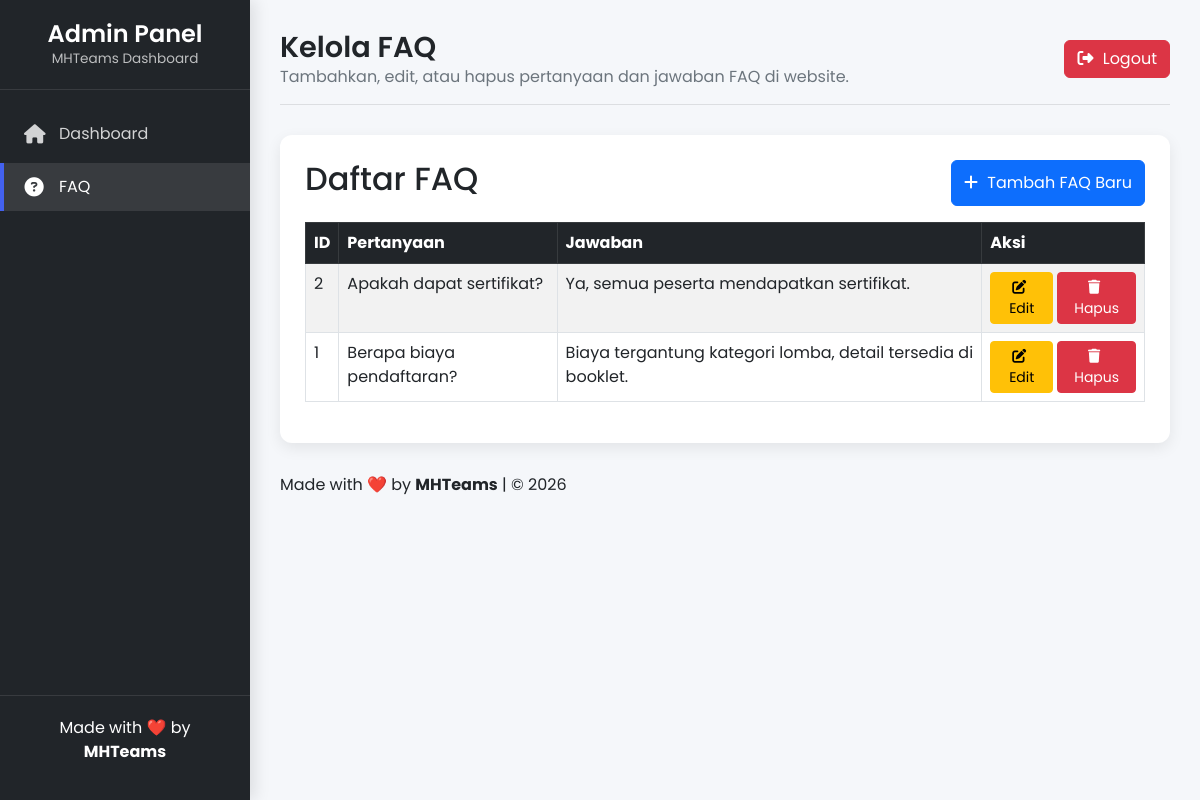
/admin/faq.php (signed in), run on the app's committed database.
### tables this page shows
CREATE TABLE faq (
            id INTEGER PRIMARY KEY AUTOINCREMENT,
            question TEXT NOT NULL,
            answer TEXT NOT NULL
        );

### admin/faq.php (the view, shortened to what this page needs)
<?php
include "../config.php";
$faqs = $conn->query("SELECT * FROM faq ORDER BY id DESC")->fetchAll(PDO::FETCH_ASSOC);
?>
<!DOCTYPE html>
<html lang="id">
<head>
    <link href="https://cdn.jsdelivr.net/npm/bootstrap@5.3.0/dist/css/bootstrap.min.css" rel="stylesheet">
    <link rel="stylesheet" href="https://cdnjs.cloudflare.com/ajax/libs/font-awesome/6.5.1/css/all.min.css">
</head>
<body>
<div class="admin-container">
    <div class="sidebar" id="sidebar">
        <div class="sidebar-header">
            <h3>Admin Panel</h3>
            <p>MHTeams Dashboard</p>
        </div>
        <div class="sidebar-menu">
            <ul>
                <li><a href="dashboard.php"><i class="fas fa-home"></i> Dashboard</a></li>
                <li><a href="faq.php" class="active"><i class="fas fa-question-circle"></i> FAQ</a></li>
            </ul>
        </div>
        <div class="sidebar-footer">
            <p>Made with ❤️ by <strong>MHTeams</strong></p>
        </div>
    </div>
    <div class="main-content">
        <div class="header">
            <div class="welcome-text">
                <h1>Kelola FAQ</h1>
                <p>Tambahkan, edit, atau hapus pertanyaan dan jawaban FAQ di website.</p>
            </div>
            <div class="user-info">
                <a href="logout.php" class="btn btn-danger"><i class="fas fa-right-from-bracket"></i> Logout</a>
            </div>
        </div>
        <div class="page-content">
            <div class="d-flex justify-content-between mb-3">
                <h2>Daftar FAQ</h2>
                <button class="btn btn-primary" data-bs-toggle="modal" data-bs-target="#addModal">
                    <i class="fas fa-plus"></i> Tambah FAQ Baru
                </button>
            </div>
            <?php if(count($faqs) > 0): ?>
            <table class="table table-bordered table-striped">
                <thead class="table-dark">
                    <tr>
                        <th>ID</th>
                        <th>Pertanyaan</th>
                        <th>Jawaban</th>
                        <th>Aksi</th>
                    </tr>
                </thead>
                <tbody>
                    <?php foreach($faqs as $f): ?>
                    <tr>
                        <td><?= $f['id'] ?></td>
                        <td><?= htmlspecialchars($f['question']) ?></td>
                        <td><?= htmlspecialchars($f['answer']) ?></td>
                        <td>
                            <div class="d-flex gap-1">
                                <button class="btn btn-warning btn-sm" data-bs-toggle="modal" data-bs-target="#editModal<?= $f['id'] ?>">
                                    <i class="fas fa-edit"></i> Edit
                                </button>
                                <form method="post" class="d-inline" onsubmit="return confirm('Yakin ingin menghapus FAQ ini?');">
                                    <button class="btn btn-danger btn-sm"><i class="fas fa-trash"></i> Hapus</button>
                                </form>
                            </div>
                        </td>
                    </tr>
                    <?php endforeach; ?>
                </tbody>
            </table>
            <?php endif; ?>
        </div>
        <div class="footer mt-4">
            <p>Made with ❤️ by <strong>MHTeams</strong> | © <?= date('Y'); ?></p>
        </div>
    </div>
</div>
</body>
</html>

### admin/faq.php (style rules this page uses)
:root { --primary: #4361ee; --secondary: #3f37c9; --success: #4cc9f0; --danger: #f72585; --warning: #f8961e; --dark: #212529; --light: #f8f9fa; --sidebar-width: 250px; --transition: all 0.3s ease; }
* { margin: 0; padding: 0; box-sizing: border-box; font-family: 'Poppins', sans-serif; }
body { background: #f5f7fa; color: var(--dark); min-height: 100vh; }
.admin-container { display: flex; min-height: 100vh; }
.sidebar { width: var(--sidebar-width); background: var(--dark); color: white; position: fixed; height: 100vh; transition: var(--transition); z-index: 1000; box-shadow: 5px 0 15px rgba(0, 0, 0, 0.1); }
.sidebar-header { padding: 20px; text-align: center; border-bottom: 1px solid rgba(255, 255, 255, 0.1); }
.sidebar-header h3 { font-weight: 600; font-size: 1.5rem; margin: 0; }
.sidebar-header p { font-size: 0.85rem; color: rgba(255, 255, 255, 0.7); margin: 0; }
.sidebar-menu { padding: 20px 0; }
.sidebar-menu ul { list-style: none; padding: 0; }
.sidebar-menu li { margin-bottom: 5px; }
.sidebar-menu a { display: flex; align-items: center; padding: 12px 20px; color: rgba(255, 255, 255, 0.8); text-decoration: none; transition: var(--transition); border-left: 4px solid transparent; }
.sidebar-menu a.active { background: rgba(255, 255, 255, 0.1); color: white; border-left: 4px solid var(--primary); }
.sidebar-menu i { margin-right: 15px; font-size: 1.2rem; width: 20px; text-align: center; }
.sidebar-footer { position: absolute; bottom: 0; width: 100%; padding: 20px; text-align: center; border-top: 1px solid rgba(255, 255, 255, 0.1); }
.main-content { flex: 1; margin-left: var(--sidebar-width); padding: 30px; transition: var(--transition); }
.header { display: flex; justify-content: space-between; align-items: center; margin-bottom: 30px; padding-bottom: 15px; border-bottom: 1px solid rgba(0, 0, 0, 0.1); }
.welcome-text h1 { font-size: 1.8rem; font-weight: 600; margin: 0; }
.welcome-text p { color: #6c757d; margin: 0; }
.user-info { display: flex; align-items: center; }
.page-content { background: white; border-radius: 12px; padding: 25px; box-shadow: 0 5px 15px rgba(0, 0, 0, 0.08); margin-bottom: 30px; }
.btn i { margin-right: 5px; }

### data on the page
faq: id "2", question "Apakah dapat sertifikat?", answer "Ya, semua peserta mendapatkan sertifikat."
faq: id "1", question "Berapa biaya pendaftaran?", answer "Biaya tergantung kategori lomba, detail tersedia di booklet."
